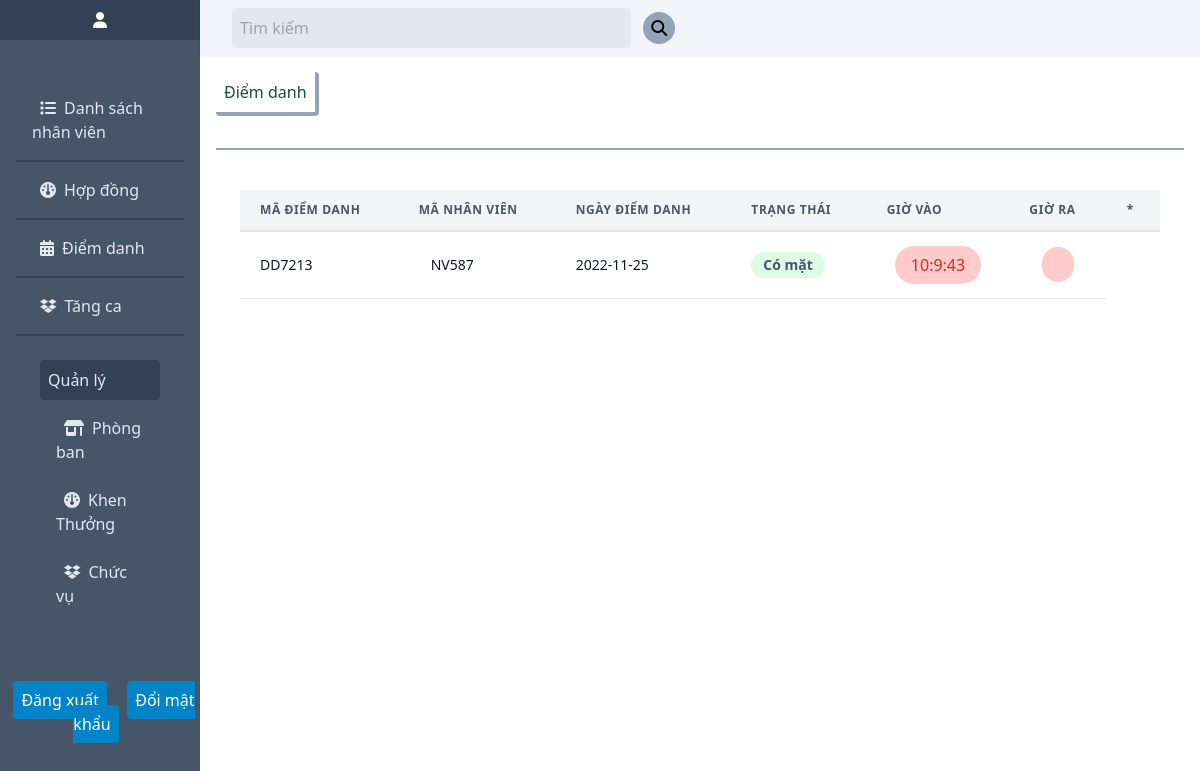
The app's page /chitietdiemdanh.php?maNv=NV587 with its own data.
### tables this page shows
CREATE TABLE `diemdanh` (
  `maDD` varchar(20) NOT NULL,
  `maNv` varchar(20) NOT NULL,
  `ngay` date NOT NULL,
  `trangthai` int(1) NOT NULL,
  `giovao` varchar(33) NOT NULL,
  `giora` varchar(33) NOT NULL,
  `id` int(11) NOT NULL
);

### src/controller/attendController.php (called while the page is built, shortened)
<?php
class attendController
{
    public function attend_detail($id)
    {
        $Attend = new Attend();
        $data = $Attend->getId($id);
        require './src/views/attend-detail.php';
        return $data;
    }
}

### src/config/database.php (called while the page is built, shortened)
<?php
class Database {
    public $hostname = 'localhost';
    public $username = 'root';
    public $pw = '';
    public $dbname = 'du_an1';
    public function __construct()
    {
        $this->conn = mysqli_connect($this->hostname, $this->username, $this->pw, $this->dbname);
    }
}
?>

### src/model/User.php (called while the page is built, shortened)
<?php
class User extends Database
{
    public function getId($id)
    {
        $reusult = mysqli_query($this->conn, "SELECT * FROM nhanvien where maNv = '$id'");
        $data = mysqli_fetch_assoc($reusult);
        return $data;
    }
}

### src/model/Attend.php (called while the page is built, shortened)
<?php
class Attend extends Database
{
    public function getId($maNv)
    {
        $data  = mysqli_query($this->conn, "SELECT * FROM diemdanh where maNV = '$maNv'");
        return $data;
    }
}

### src/views/attend-detail.php (the view, shortened to what this page needs)
<?php
require './src/views/component/head.php';
?>
<body>
    <main>
        <?php
        require './src/views/component/nav.php';
        ?>
        <section class="float-right w-5/6 relative">
            <?php
            require './src/views/component/search-header.php';
            ?>
            <div class="content-home bg_user">
                <div class="flex justify-between text-green-900 font-medium">
                    <p class="border border-slate-400 rounded border-0 border-r-4 border-b-4 m-4 p-2">Điểm danh</p>
                </div>
                <hr class="m-4 border-b-2 border-0 border-slate-400">
                <div class="m-10 pb-20">
                    <table class="min-w-full leading-normal">
                        <thead>
                            <tr>
                                <th class="px-5 py-3 border-b-2 border-gray-200 bg-gray-100 text-left text-xs font-semibold text-gray-600 uppercase tracking-wider">
                                    Mã điểm danh
                                </th>
                                <th class="px-5 py-3 border-b-2 border-gray-200 bg-gray-100 text-left text-xs font-semibold text-gray-600 uppercase tracking-wider">
                                    Mã nhân viên
                                </th>
                                <th class="px-5 py-3 border-b-2 border-gray-200 bg-gray-100 text-left text-xs font-semibold text-gray-600 uppercase tracking-wider">
                                    Ngày điểm danh
                                </th>
                                <th class="px-5 py-3 border-b-2 border-gray-200 bg-gray-100 text-left text-xs font-semibold text-gray-600 uppercase tracking-wider">
                                    Trạng thái
                                </th>
                                <th class="px-5 py-3 border-b-2 border-gray-200 bg-gray-100 text-left text-xs font-semibold text-gray-600 uppercase tracking-wider">
                                    Giờ vào
                                </th>
                                <th class="px-5 py-3 border-b-2 border-gray-200 bg-gray-100 text-left text-xs font-semibold text-gray-600 uppercase tracking-wider">
                                    Giờ ra
                                </th>
                                <th class="px-5 py-3 border-b-2 border-gray-200 bg-gray-100 text-left text-xs font-semibold text-gray-600 uppercase tracking-wider">
                                    *
                                </th>
                            </tr>
                        </thead>
                        <tbody>
                            <?php
                            while ($rows = mysqli_fetch_assoc($data)) {
                            ?>
                                <tr>
                                    <td class="px-5 py-5 border-b border-gray-200 bg-white text-sm">
                                        <p class="text-gray-900 whitespace-no-wrap"><?php echo $rows['maDD'] ?></p>
                                    </td>
                                    <td class="px-5 py-5 border-b border-gray-200 bg-white text-sm">
                                        <div class="ml-3">
                                            <p class="text-gray-900 whitespace-no-wrap">
                                                <?php echo $rows['maNv'] ?>
                                            </p>
                                        </div>
                                    </td>
                                    <td class="px-5 py-5 border-b border-gray-200 bg-white text-sm">
                                        <p class="text-gray-900 whitespace-no-wrap">
                                            <?php echo $rows['ngay'] ?>
                                        </p>
                                    </td>
                                    <td class="px-5 py-5 border-b border-gray-200 bg-white text-sm">
                                        <span class="relative inline-block px-3 py-1 font-semibold text-green-900 leading-tight">
                                            <span aria-hidden class="absolute inset-0 bg-green-200 opacity-50 rounded-full"></span>
                                                <span class="relative"><?php
                                                    if ($rows['trangthai'] == 1) {
                                                        echo '<p class="text-slate-600">Có mặt</p>';
                                                    } else {
                                                        echo '<p class="text-red-600">Vắng</p>';
                                                    }
                                                ?></span>
                                            </span>
                                    </td>
                                    <td class="px-5 py-5 border-b border-gray-200 text-center ">
                                        <p class=" bg-red-200 text-red-600 inline p-2 px-4 rounded-full whitespace-no-wrap">
                                            <?php echo $rows['giovao'] ?>
                                        </p>
                                    </td>
                                    <td class="py-5 text-center border-b border-gray-200 bg-white text-sm">
                                        <p class=" bg-red-200 text-red-600 inline p-2 px-4 rounded-full whitespace-no-wrap">
                                        </p>
                                    </td>
                                </tr>
                            <?php
                            }
                            ?>
                        </tbody>
                    </table>
                </div>
            </div>
        </section>
    </main>
</body>
</html>

### records on screen
diemdanh: maDD "DD7213", maNv "NV587", ngay "2022-11-25", trangthai "Có mặt", giovao "10:9:43"
